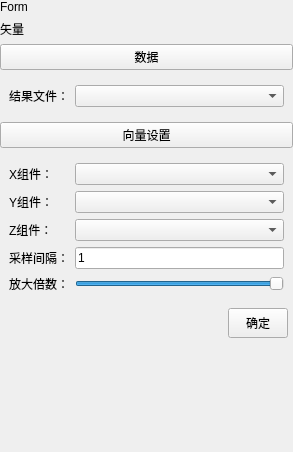
<?xml version='1.0' encoding='UTF-8'?>
<ui version="4.0">
 <class>VectorSettingWidget</class>
 <widget class="QWidget" name="VectorSettingWidget">
  <property name="geometry">
   <rect>
    <x>0</x>
    <y>0</y>
    <width>293</width>
    <height>452</height>
   </rect>
  </property>
  <property name="windowTitle">
   <string>Form</string>
  </property>
  <layout class="QVBoxLayout" name="verticalLayout">
   <property name="leftMargin">
    <number>0</number>
   </property>
   <property name="topMargin">
    <number>0</number>
   </property>
   <property name="rightMargin">
    <number>0</number>
   </property>
   <property name="bottomMargin">
    <number>0</number>
   </property>
      <item>
    <widget class="QLabel" name="pageNameLabel">
     <property name="text">
      <string>Form</string>
     </property>
    </widget>
   </item>
<item>
    <widget class="QLabel" name="label">
     <property name="sizePolicy">
      <sizepolicy hsizetype="Preferred" vsizetype="Maximum">
       <horstretch>0</horstretch>
       <verstretch>0</verstretch>
      </sizepolicy>
     </property>
     <property name="maximumSize">
      <size>
       <width>16777215</width>
       <height>30</height>
      </size>
     </property>
     <property name="text">
      <string>矢量</string>
     </property>
    </widget>
   </item>
   <item>
    <widget class="QPushButton" name="sectionTitleButton">
     <property name="text">
      <string>数据</string>
     </property>
    </widget>
   </item>
   <item>
    <widget class="QWidget" name="widget" native="true">
     <layout class="QVBoxLayout" name="verticalLayout_2">
      <item>
       <layout class="QHBoxLayout" name="horizontalLayout_2">
        <item>
         <widget class="QLabel" name="label_6">
          <property name="sizePolicy">
           <sizepolicy hsizetype="Fixed" vsizetype="Preferred">
            <horstretch>0</horstretch>
            <verstretch>0</verstretch>
           </sizepolicy>
          </property>
          <property name="text">
           <string>结果文件：</string>
          </property>
         </widget>
        </item>
        <item>
         <widget class="QComboBox" name="stepComboBox" />
        </item>
          </layout>
      </item>
     </layout>
    </widget>
   </item>
   <item>
    <widget class="QPushButton" name="pushButton_2">
     <property name="text">
      <string>向量设置</string>
     </property>
    </widget>
   </item>
   <item>
    <widget class="QWidget" name="widget_2" native="true">
     <layout class="QVBoxLayout" name="verticalLayout_3">
      <item>
       <layout class="QGridLayout" name="gridLayout">
        <item row="5" column="0">
         <widget class="QLabel" name="label_2">
          <property name="maximumSize">
           <size>
            <width>80</width>
            <height>16777215</height>
           </size>
          </property>
          <property name="text">
           <string>放大倍数：</string>
          </property>
         </widget>
        </item>
        <item row="5" column="1">
         <widget class="QSlider" name="scaleSlider">
          <property name="maximum">
           <number>100</number>
          </property>
          <property name="value">
           <number>100</number>
          </property>
          <property name="orientation">
           <enum>Qt::Orientation::Horizontal</enum>
          </property>
         </widget>
        </item>
        <item row="3" column="1">
         <widget class="QComboBox" name="zComboBox" />
        </item>
        <item row="2" column="0">
         <widget class="QLabel" name="label_4">
          <property name="text">
           <string>Y组件：</string>
          </property>
         </widget>
        </item>
        <item row="4" column="0">
         <widget class="QLabel" name="label_3">
          <property name="maximumSize">
           <size>
            <width>80</width>
            <height>16777215</height>
           </size>
          </property>
          <property name="text">
           <string>采样间隔：</string>
          </property>
         </widget>
        </item>
        <item row="1" column="0">
         <widget class="QLabel" name="label_30">
          <property name="maximumSize">
           <size>
            <width>80</width>
            <height>16777215</height>
           </size>
          </property>
          <property name="text">
           <string>X组件：</string>
          </property>
         </widget>
        </item>
        <item row="4" column="1">
         <widget class="QLineEdit" name="maskSzieTextEdit">
          <property name="text">
           <string>1</string>
          </property>
         </widget>
        </item>
        <item row="2" column="1">
         <widget class="QComboBox" name="yComboBox" />
        </item>
        <item row="1" column="1">
         <widget class="QComboBox" name="xComboBox" />
        </item>
        <item row="3" column="0">
         <widget class="QLabel" name="label_5">
          <property name="text">
           <string>Z组件：</string>
          </property>
         </widget>
        </item>
       </layout>
      </item>
     </layout>
    </widget>
   </item>
   <item>
    <layout class="QHBoxLayout" name="horizontalLayout">
     <item>
      <spacer name="horizontalSpacer_2">
       <property name="orientation">
        <enum>Qt::Orientation::Horizontal</enum>
       </property>
       <property name="sizeHint" stdset="0">
        <size>
         <width>40</width>
         <height>20</height>
        </size>
       </property>
      </spacer>
     </item>
     <item>
      <widget class="QPushButton" name="confirmPushButton">
       <property name="sizePolicy">
        <sizepolicy hsizetype="Preferred" vsizetype="Preferred">
         <horstretch>0</horstretch>
         <verstretch>0</verstretch>
        </sizepolicy>
       </property>
       <property name="minimumSize">
        <size>
         <width>60</width>
         <height>30</height>
        </size>
       </property>
       <property name="maximumSize">
        <size>
         <width>60</width>
         <height>30</height>
        </size>
       </property>
       <property name="layoutDirection">
        <enum>Qt::LayoutDirection::LeftToRight</enum>
       </property>
       <property name="text">
        <string>确定</string>
       </property>
       <property name="autoDefault">
        <bool>false</bool>
       </property>
       <property name="default">
        <bool>false</bool>
       </property>
       <property name="flat">
        <bool>false</bool>
       </property>
      </widget>
     </item>
     <item>
      <spacer name="horizontalSpacer_3">
       <property name="orientation">
        <enum>Qt::Orientation::Horizontal</enum>
       </property>
       <property name="sizeType">
        <enum>QSizePolicy::Policy::Maximum</enum>
       </property>
       <property name="sizeHint" stdset="0">
        <size>
         <width>5</width>
         <height>20</height>
        </size>
       </property>
      </spacer>
     </item>
    </layout>
   </item>
   <item>
    <spacer name="verticalSpacer_2">
     <property name="orientation">
      <enum>Qt::Orientation::Vertical</enum>
     </property>
     <property name="sizeHint" stdset="0">
      <size>
       <width>20</width>
       <height>439</height>
      </size>
     </property>
    </spacer>
   </item>
  <item>
    <spacer name="verticalSpacer">
     <property name="orientation">
      <enum>Qt::Vertical</enum>
     </property>
     <property name="sizeHint" stdset="0">
      <size>
       <width>20</width>
       <height>40</height>
      </size>
     </property>
    </spacer>
   </item>
</layout>
 </widget>
 <resources />
 <connections />
</ui>
